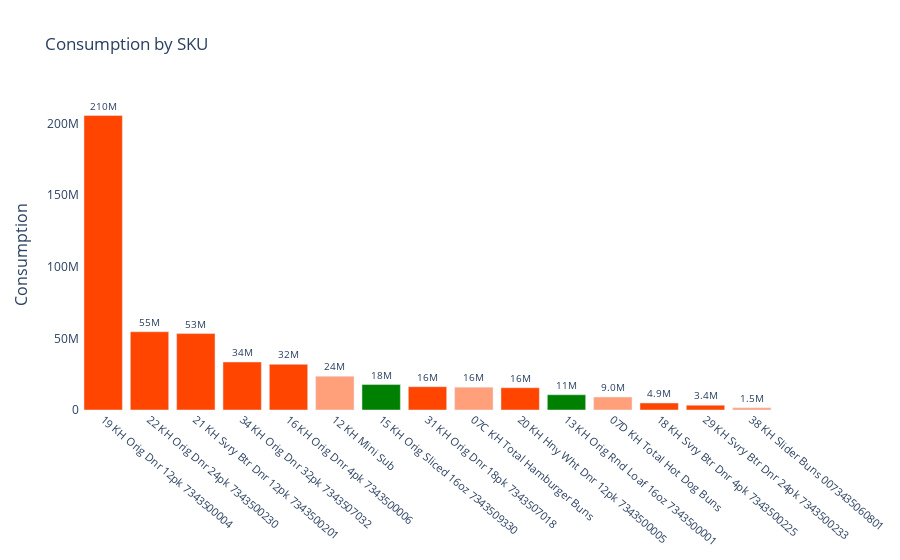

Notebook code for this chart:
### Markdown cell above
# By SKU

### Code cell
colors = ['orangered',] * 15
colors[5] = 'lightsalmon'
colors[8] = 'lightsalmon'
colors[11] = 'lightsalmon'
colors[14] = 'lightsalmon'
colors[6] = 'green'
colors[10] = 'green'


sku_consumption = merge_data.groupby(['Platform','SKU']).\
    agg({'consumption': 'sum'}).\
    sort_values('consumption', ascending = False).\
    reset_index()

fig = go.Figure()

fig.add_trace(go.Bar(
    x=sku_consumption['SKU'], 
    y= sku_consumption['consumption'],
    text=sku_consumption['consumption'],
    marker_color = colors
))

fig.update_traces(texttemplate='%{text:.2s}', 
                  textposition='outside',
                 textfont_size =10)

fig.update_layout(
    title='Consumption by SKU',
    xaxis_tickfont_size=11,
    yaxis=dict(
        title='Consumption',
        titlefont_size=16,
            tickfont_size=12
    ),
    xaxis_tickangle=40,
    barmode='group',
    bargap=0.08, 
    bargroupgap=0.1,
    plot_bgcolor='white'
)

fig.show()

### Figure 1 — Plotly figure (JSON) as saved in the notebook; plotly's stock layout.template omitted (floating-point values rounded to 4 significant figures)
{"data": [{"marker": {"color": ["orangered", "orangered", "orangered", "orangered", "orangered", "lightsalmon", "green", "orangered", "lightsalmon", "orangered", "green", "lightsalmon", "orangered", "orangered", "lightsalmon"]}, "text": [205695561, 54663669, 53378866, 33521658, 31882356, 23536316, 17798825, 16276938, 15949403, 15545428, 10653433, 9018805, 4896173, 3364970, 1533809], "textfont": {"size": 10}, "textposition": "outside", "texttemplate": "%{text:.2s}", "type": "bar", "x": ["19 KH Orig Dnr 12pk 7343500004", "22 KH Orig Dnr 24pk 7343500230", "21 KH Svry Btr Dnr 12pk 7343500201", "34 KH Orig Dnr 32pk 7343507032", "16 KH Orig Dnr 4pk 7343500006", "12 KH Mini Sub", "15 KH Orig Sliced 16oz 7343509330", "31 KH Orig Dnr 18pk 7343507018", "07C KH Total Hamburger Buns", "20 KH Hny Wht Dnr 12pk 7343500005", "13 KH Orig Rnd Loaf 16oz 7343500001", "07D KH Total Hot Dog Buns", "18 KH Svry Btr Dnr 4pk 7343500225", "29 KH Svry Btr Dnr 24pk 7343500233", "38 KH Slider Buns 0073435060801"], "y": [205695561, 54663669, 53378866, 33521658, 31882356, 23536316, 17798825, 16276938, 15949403, 15545428, 10653433, 9018805, 4896173, 3364970, 1533809]}], "layout": {"bargap": 0.08, "bargroupgap": 0.1, "barmode": "group", "plot_bgcolor": "white", "title": {"text": "Consumption by SKU"}, "xaxis": {"tickangle": 40, "tickfont": {"size": 11}}, "yaxis": {"tickfont": {"size": 12}, "title": {"font": {"size": 16}, "text": "Consumption"}}}}
